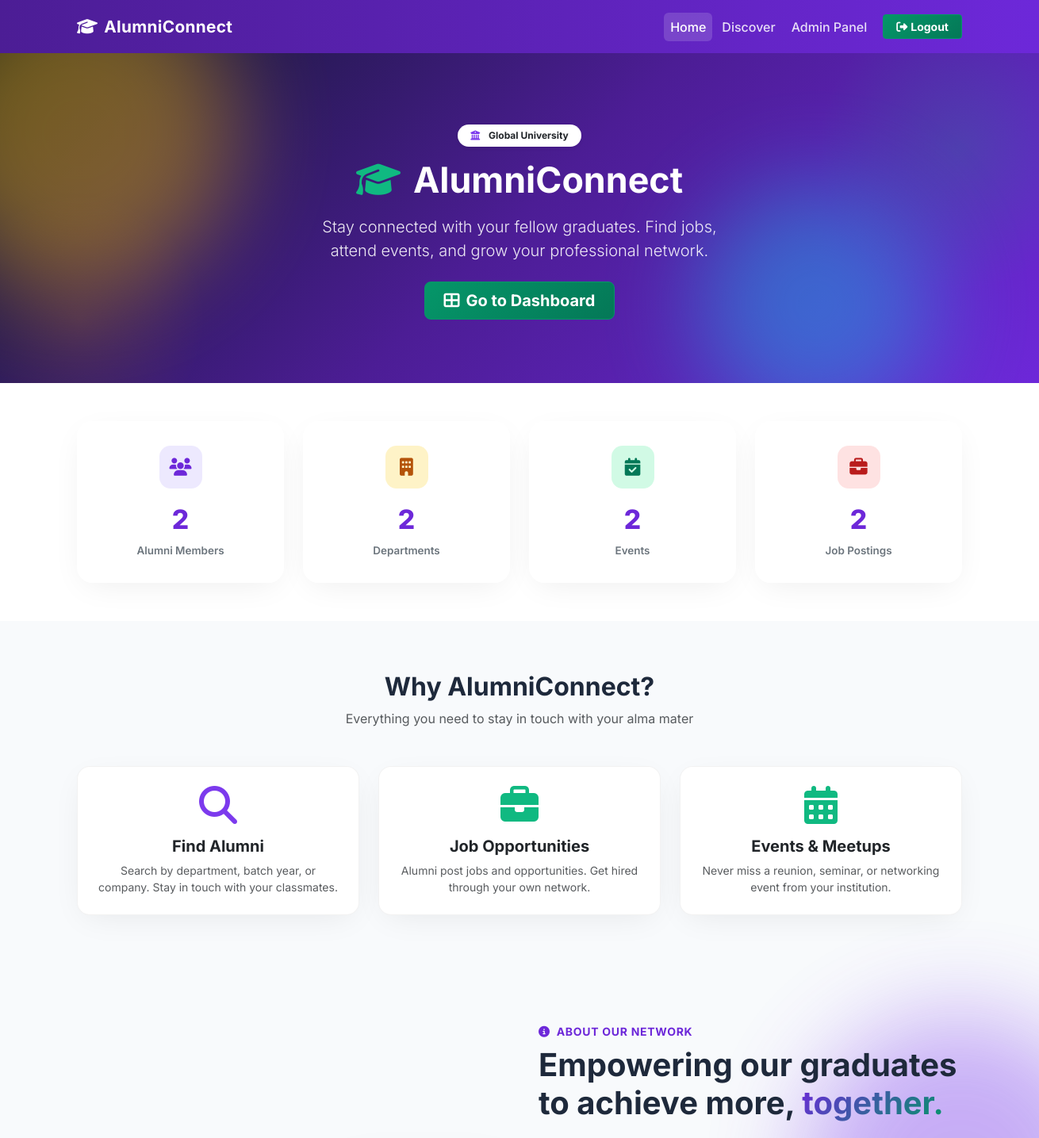
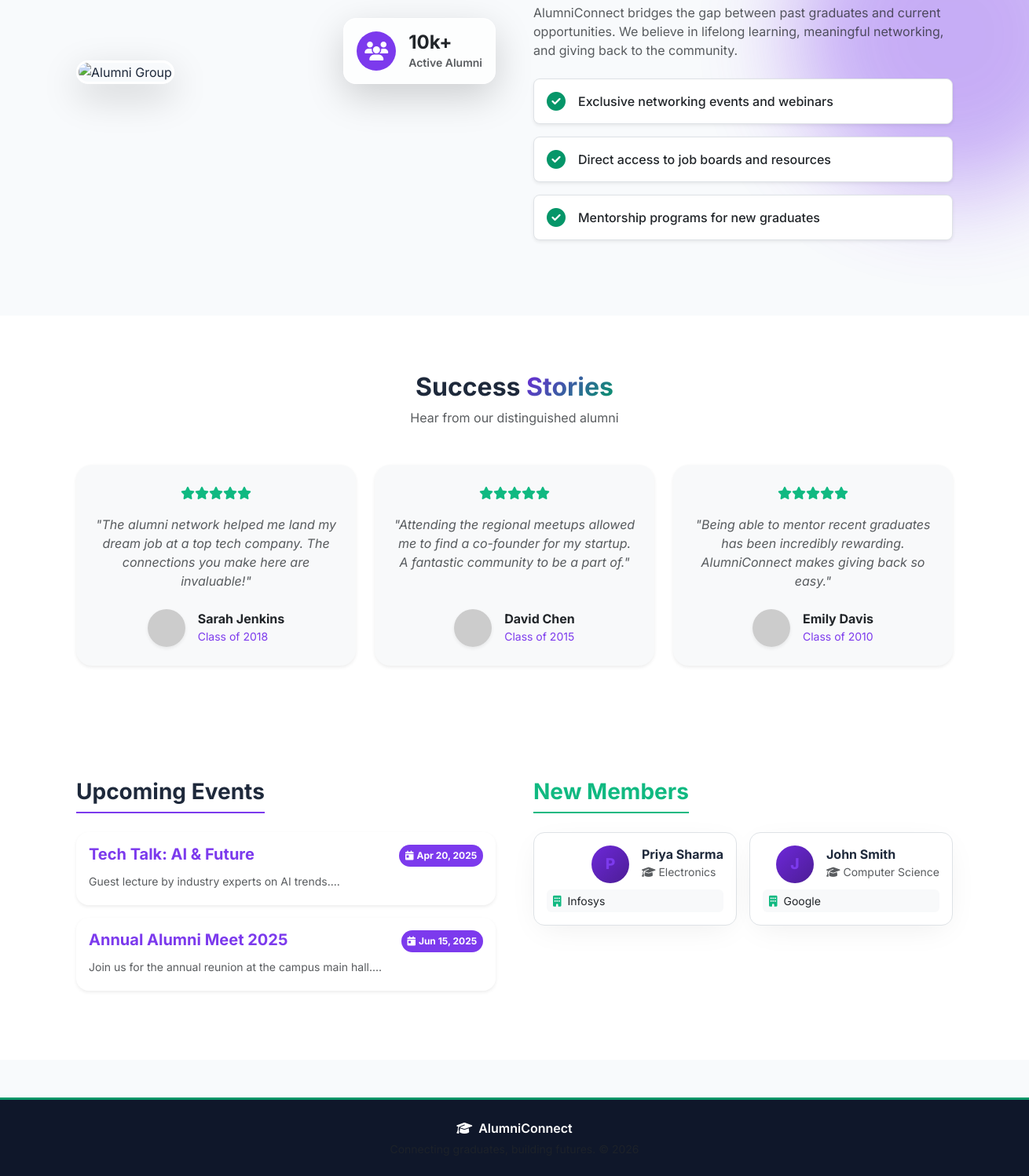
/index.php (signed in), run on the app's committed database (2 pictures, top to bottom).
### tables this page shows
CREATE TABLE IF NOT EXISTS alumni_profiles (
    id INT PRIMARY KEY AUTO_INCREMENT,
    user_id INT NOT NULL,
    phone VARCHAR(20),
    department VARCHAR(100),
    passing_year INT,
    company VARCHAR(150),
    location VARCHAR(150),
    FOREIGN KEY (user_id) REFERENCES users(id) ON DELETE CASCADE
);

CREATE TABLE IF NOT EXISTS users (
    id INT PRIMARY KEY AUTO_INCREMENT,
    name VARCHAR(100) NOT NULL,
    email VARCHAR(150) UNIQUE NOT NULL,
    password VARCHAR(255) NOT NULL,
    role ENUM('admin', 'alumni') DEFAULT 'alumni',
    status ENUM('pending', 'approved', 'rejected') DEFAULT 'pending',
    college_name VARCHAR(255) DEFAULT NULL,
    created_at TIMESTAMP DEFAULT CURRENT_TIMESTAMP
);

### includes/auth.php (called while the page is built, shortened)
<?php
function isLoggedIn() {
    return isset($_SESSION['user_id']);
}
?>

### index.php (the view, shortened to what this page needs)
<?php
require_once __DIR__ . '/config/db.php';
require_once __DIR__ . '/includes/auth.php';
$college = $_SESSION['current_college'];
$total = mysqli_fetch_row(mysqli_query($conn, "SELECT COUNT(*) FROM users WHERE role='alumni' AND status='approved' AND college_name='$college'"))[0] ?? 0;
$depts = mysqli_fetch_row(mysqli_query($conn, "SELECT COUNT(DISTINCT p.department) FROM alumni_profiles p JOIN users u ON p.user_id=u.id WHERE u.college_name='$college'"))[0] ?? 0;
$events = mysqli_fetch_row(mysqli_query($conn, "SELECT COUNT(*) FROM events WHERE college_name='$college'"))[0] ?? 0;
$jobs   = mysqli_fetch_row(mysqli_query($conn, "SELECT COUNT(*) FROM jobs WHERE college_name='$college'"))[0] ?? 0;
$upcomingEvents = mysqli_query($conn, "SELECT title, event_date, description FROM events WHERE college_name='$college' ORDER BY event_date ASC LIMIT 3");
$recentAlumni = mysqli_query($conn, "SELECT u.name, p.department, p.company FROM users u JOIN alumni_profiles p ON u.id = p.user_id WHERE u.role='alumni' AND u.status='approved' AND u.college_name='$college' ORDER BY u.id DESC LIMIT 3");
?>
<?php include 'includes/header.php'; ?>
<section class="hero position-relative overflow-hidden">
  <div class="blob-shape bg-warning" style="width:400px; height:400px; top:-100px; left:-100px; animation-delay:0s;"></div>
  <div class="blob-shape bg-info" style="width:300px; height:300px; bottom:-50px; right:10%; animation-delay:2s;"></div>
  <div class="container position-relative z-1 animate-fade-up">
    <div class="badge bg-white text-dark mb-3 px-3 py-2 rounded-pill shadow-sm fw-bold"><i class="fas fa-university me-2 text-primary"></i> <?= htmlspecialchars($college) ?></div>
    <h1 class="display-4 fw-bold mb-3"><i class="fas fa-graduation-cap me-3 float-icon d-inline-block text-warning"></i><span class="text-white">AlumniConnect</span></h1>
    <p class="lead delay-100 fs-5 mb-4">Stay connected with your fellow graduates. Find jobs, attend events, and grow your professional network.</p>
    <div class="mt-4 animate-fade-up delay-200">
      <?php if (!isLoggedIn()): ?>
        <a href="register.php" class="btn btn-warning btn-animated btn-lg me-3 px-4">
          <i class="fas fa-user-plus me-2"></i>Register Now
        </a>
        <a href="login.php" class="btn btn-outline-light btn-outline-animated btn-lg px-4">
          <i class="fas fa-sign-in-alt me-2"></i>Login
        </a>
      <?php else: ?>
        <a href="<?= $_SESSION['role']==='admin' ? 'admin_dashboard.php' : 'dashboard.php' ?>" class="btn btn-warning btn-animated btn-lg px-4">
          <i class="fas fa-th-large me-2"></i>Go to Dashboard
        </a>
      <?php endif; ?>
    </div>
  </div>
</section>
<section class="py-5 bg-white">
  <div class="container">
    <div class="row g-4">
      <div class="col-6 col-md-3">
        <div class="stat-card hover-glow animate-fade-up delay-100">
          <div class="icon blue"><i class="fas fa-users"></i></div>
          <div class="number"><?= $total ?></div>
          <div class="label">Alumni Members</div>
        </div>
      </div>
      <div class="col-6 col-md-3">
        <div class="stat-card hover-glow animate-fade-up delay-200">
          <div class="icon yellow"><i class="fas fa-building"></i></div>
          <div class="number"><?= $depts ?></div>
          <div class="label">Departments</div>
        </div>
      </div>
      <div class="col-6 col-md-3">
        <div class="stat-card hover-glow animate-fade-up delay-300">
          <div class="icon green"><i class="fas fa-calendar-check"></i></div>
          <div class="number"><?= $events ?></div>
          <div class="label">Events</div>
        </div>
      </div>
      <div class="col-6 col-md-3">
        <div class="stat-card hover-glow animate-fade-up delay-400">
          <div class="icon red"><i class="fas fa-briefcase"></i></div>
          <div class="number"><?= $jobs ?></div>
          <div class="label">Job Postings</div>
        </div>
      </div>
    </div>
  </div>
</section>
<section class="py-5">
  <div class="container py-3">
    <div class="text-center mb-5 animate-fade-up">
      <h2 class="fw-bold mb-2">Why AlumniConnect?</h2>
      <p class="text-muted">Everything you need to stay in touch with your alma mater</p>
    </div>
    <div class="row g-4 text-center">
      <div class="col-md-4">
        <div class="card p-4 h-100 hover-glow animate-fade-up delay-100">
          <div class="mb-3"><i class="fas fa-search fa-3x text-primary float-icon d-inline-block"></i></div>
          <h5 class="fw-bold">Find Alumni</h5>
          <p class="text-muted small mb-0">Search by department, batch year, or company. Stay in touch with your classmates.</p>
        </div>
      </div>
      <div class="col-md-4">
        <div class="card p-4 h-100 hover-glow animate-fade-up delay-200">
          <div class="mb-3"><i class="fas fa-briefcase fa-3x text-warning float-icon d-inline-block" style="animation-delay:0.5s"></i></div>
          <h5 class="fw-bold">Job Opportunities</h5>
          <p class="text-muted small mb-0">Alumni post jobs and opportunities. Get hired through your own network.</p>
        </div>
      </div>
      <div class="col-md-4">
        <div class="card p-4 h-100 hover-glow animate-fade-up delay-300">
          <div class="mb-3"><i class="fas fa-calendar-alt fa-3x text-success float-icon d-inline-block" style="animation-delay:1s"></i></div>
          <h5 class="fw-bold">Events & Meetups</h5>
          <p class="text-muted small mb-0">Never miss a reunion, seminar, or networking event from your institution.</p>
        </div>
      </div>
    </div>
  </div>
</section>
<section class="py-5 position-relative">
  <div class="blob-shape bg-primary opacity-10" style="width:400px; height:400px; top:10%; right:-100px;"></div>
  <div class="container py-4 position-relative z-1">
    <div class="row align-items-center g-5">
      <div class="col-lg-6 animate-fade-up delay-100">
        <div class="position-relative">
          <img src="https://images.unsplash.com/photo-1522071820081-009f0129c71c?auto=format&fit=crop&w=800&q=80" alt="Alumni Group" class="img-fluid rounded-4 shadow-lg border border-3 border-white">
          <div class="position-absolute bottom-0 end-0 bg-glass p-3 rounded-4 shadow-lg mb-n3 me-n3 border border-white" style="backdrop-filter: blur(12px);">
            <div class="d-flex align-items-center gap-3">
              <div class="bg-primary text-white p-3 rounded-circle d-flex align-items-center justify-content-center" style="width:50px; height:50px;">
                <i class="fas fa-users fs-4"></i>
              </div>
              <div>
                <h4 class="fw-bold text-dark mb-0">10k+</h4>
                <div class="text-muted small fw-semibold">Active Alumni</div>
              </div>
            </div>
          </div>
        </div>
      </div>
      <div class="col-lg-6 animate-fade-up delay-200">
        <div class="text-uppercase text-purple fw-bold tracking-wide mb-2 small"><i class="fas fa-info-circle me-2"></i>About Our Network</div>
        <h2 class="display-6 fw-bold mb-4">Empowering our graduates to achieve more, <span class="text-gradient">together.</span></h2>
        <p class="text-muted mb-4 fs-6">AlumniConnect bridges the gap between past graduates and current opportunities. We believe in lifelong learning, meaningful networking, and giving back to the community.</p>
        <ul class="list-unstyled mb-4">
          <li class="mb-3 d-flex align-items-center bg-white p-3 rounded-3 shadow-sm border"><i class="fas fa-check-circle text-emerald fs-4 me-3"></i> <span class="fw-medium text-dark">Exclusive networking events and webinars</span></li>
          <li class="mb-3 d-flex align-items-center bg-white p-3 rounded-3 shadow-sm border"><i class="fas fa-check-circle text-emerald fs-4 me-3"></i> <span class="fw-medium text-dark">Direct access to job boards and resources</span></li>
          <li class="d-flex align-items-center bg-white p-3 rounded-3 shadow-sm border"><i class="fas fa-check-circle text-emerald fs-4 me-3"></i> <span class="fw-medium text-dark">Mentorship programs for new graduates</span></li>
        </ul>
      </div>
    </div>
  </div>
</section>
<section class="py-5 bg-white">
  <div class="container py-4">
    <div class="text-center mb-5 animate-fade-up">
      <h2 class="fw-bold mb-2">Success <span class="text-gradient">Stories</span></h2>
      <p class="text-muted">Hear from our distinguished alumni</p>
    </div>
    <div class="row g-4">
      <div class="col-md-4 animate-fade-up delay-100">
        <div class="card h-100 p-4 border-0 shadow-sm bg-light text-center" style="border-radius:20px;">
          <div class="mb-3 text-warning"><i class="fas fa-star"></i><i class="fas fa-star"></i><i class="fas fa-star"></i><i class="fas fa-star"></i><i class="fas fa-star"></i></div>
          <p class="fst-italic text-muted mb-4">"The alumni network helped me land my dream job at a top tech company. The connections you make here are invaluable!"</p>
          <div class="mt-auto d-flex align-items-center justify-content-center gap-3">
            <img src="https://ui-avatars.com/api/?name=Sarah+Jenkins&background=0D8ABC&color=fff&rounded=true" alt="Sarah" width="48" height="48" class="rounded-circle shadow-sm">
            <div class="text-start">
              <h6 class="fw-bold mb-0">Sarah Jenkins</h6>
              <small class="text-primary">Class of 2018</small>
            </div>
          </div>
        </div>
      </div>
      <div class="col-md-4 animate-fade-up delay-200">
        <div class="card h-100 p-4 border-0 shadow-sm bg-light text-center" style="border-radius:20px;">
          <div class="mb-3 text-warning"><i class="fas fa-star"></i><i class="fas fa-star"></i><i class="fas fa-star"></i><i class="fas fa-star"></i><i class="fas fa-star"></i></div>
          <p class="fst-italic text-muted mb-4">"Attending the regional meetups allowed me to find a co-founder for my startup. A fantastic community to be a part of."</p>
          <div class="mt-auto d-flex align-items-center justify-content-center gap-3">
            <img src="https://ui-avatars.com/api/?name=David+Chen&background=10b981&color=fff&rounded=true" alt="David" width="48" height="48" class="rounded-circle shadow-sm">
            <div class="text-start">
              <h6 class="fw-bold mb-0">David Chen</h6>
              <small class="text-primary">Class of 2015</small>
            </div>
          </div>
        </div>
      </div>
      <div class="col-md-4 animate-fade-up delay-300">
        <div class="card h-100 p-4 border-0 shadow-sm bg-light text-center" style="border-radius:20px;">
          <div class="mb-3 text-warning"><i class="fas fa-star"></i><i class="fas fa-star"></i><i class="fas fa-star"></i><i class="fas fa-star"></i><i class="fas fa-star"></i></div>
          <p class="fst-italic text-muted mb-4">"Being able to mentor recent graduates has been incredibly rewarding. AlumniConnect makes giving back so easy."</p>
          <div class="mt-auto d-flex align-items-center justify-content-center gap-3">
            <img src="https://ui-avatars.com/api/?name=Emily+Davis&background=f59e0b&color=fff&rounded=true" alt="Emily" width="48" height="48" class="rounded-circle shadow-sm">
            <div class="text-start">
              <h6 class="fw-bold mb-0">Emily Davis</h6>
              <small class="text-primary">Class of 2010</small>
            </div>
          </div>
        </div>
      </div>
    </div>
  </div>
</section>
<section class="py-5 bg-white">
  <div class="container py-4">
    <div class="row g-5">
      <div class="col-lg-6 animate-fade-up">
        <h3 class="fw-bold mb-4 border-bottom pb-2 border-2 border-primary d-inline-block">Upcoming Events</h3>
        <?php if(mysqli_num_rows($upcomingEvents) > 0): ?>
          <?php while($ev = mysqli_fetch_assoc($upcomingEvents)): ?>
            <div class="card mb-3 hover-glow border-0 shadow-sm">
              <div class="card-body">
                <div class="d-flex w-100 justify-content-between">
                  <h5 class="mb-1 text-primary fw-bold"><?= htmlspecialchars($ev['title']) ?></h5>
                  <small class="badge bg-primary text-white rounded-pill d-flex align-items-center"><i class="fas fa-calendar-day me-1"></i><?= date('M d, Y', strtotime($ev['event_date'])) ?></small>
                </div>
                <p class="mb-1 text-muted small mt-2"><?= htmlspecialchars(substr($ev['description'], 0, 80)) ?>...</p>
              </div>
            </div>
          <?php endwhile; ?>
        <?php else: ?>
          <div class="alert alert-light text-center">No upcoming events right now.</div>
        <?php endif; ?>
      </div>
      <div class="col-lg-6 animate-fade-up delay-200">
        <h3 class="fw-bold mb-4 border-bottom pb-2 border-2 text-warning border-warning d-inline-block">New Members</h3>
        <div class="row g-3">
          <?php if(mysqli_num_rows($recentAlumni) > 0): ?>
            <?php while($al = mysqli_fetch_assoc($recentAlumni)): ?>
              <div class="col-sm-6">
                <div class="alumni-card hover-glow p-3 h-100 border text-start">
                  <div class="d-flex align-items-center mb-2">
                    <div class="alumni-avatar mb-0 me-3 bg-light text-primary" style="width:48px; height:48px; font-size:1.2rem; flex-shrink:0;">
                      <?= strtoupper(substr($al['name'], 0, 1)) ?>
                    </div>
                    <div>
                      <h6 class="mb-0 fw-bold"><?= htmlspecialchars($al['name']) ?></h6>
                      <small class="text-muted"><i class="fas fa-graduation-cap me-1"></i><?= htmlspecialchars($al['department']) ?></small>
                    </div>
                  </div>
                  <?php if($al['company']): ?>
                    <div class="small mt-2 px-2 py-1 bg-light rounded text-dark"><i class="fas fa-building me-1 text-warning"></i> <?= htmlspecialchars($al['company']) ?></div>
                  <?php endif; ?>
                </div>
              </div>
            <?php endwhile; ?>
          <?php else: ?>
            <div class="col-12"><div class="alert alert-light text-center">No alumni found.</div></div>
          <?php endif; ?>
        </div>
      </div>
    </div>
  </div>
</section>
<?php include 'includes/footer.php'; ?>

### data on the page
alumni_profiles: user.name "P", user.name "Priya Sharma", department "Electronics", company "Infosys"
alumni_profiles: user.name "J", user.name "John Smith", department "Computer Science", company "Google"

### other printed values
$college "Global University"
$total "2"
$depts "2"
$events "2"
$jobs "2"
$ev['title'] "Tech Talk: AI & Future"
date('M d, Y', strtotime($ev['event_date'])) "Apr 20, 2025"
substr($ev['description'], 0, 80) "Guest lecture by industry experts on AI trends."
$ev['title'] "Annual Alumni Meet 2025"
date('M d, Y', strtotime($ev['event_date'])) "Jun 15, 2025"
substr($ev['description'], 0, 80) "Join us for the annual reunion at the campus main hall."
